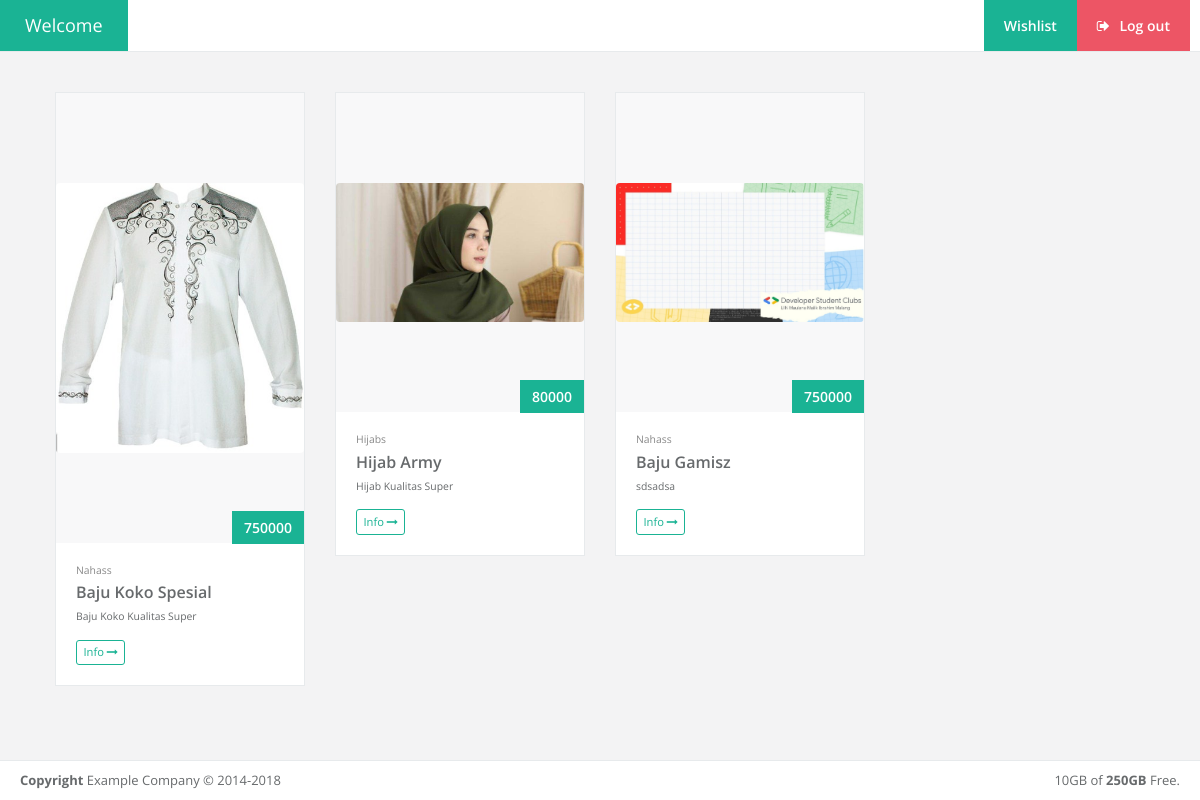
Page /views/product_grid.php on the committed database.
### tables this page shows
CREATE TABLE IF NOT EXISTS `barang` (
  `id` int(11) NOT NULL AUTO_INCREMENT,
  `nama_barang` varchar(150) NOT NULL DEFAULT '0',
  `id_tipe` int(11) NOT NULL DEFAULT '0',
  `harga` int(11) NOT NULL DEFAULT '0',
  `deskripsi` varchar(250) NOT NULL DEFAULT '0',
  `stok` int(11) DEFAULT NULL,
  PRIMARY KEY (`id`)
);

CREATE TABLE IF NOT EXISTS `gambar` (
  `id_barang` int(11) DEFAULT NULL,
  `foto` varchar(250) DEFAULT NULL
);

CREATE TABLE IF NOT EXISTS `tipe` (
  `id_tipe` int(11) NOT NULL AUTO_INCREMENT,
  `nama_tipe` varchar(50) DEFAULT NULL,
  PRIMARY KEY (`id_tipe`) USING BTREE
);

### views/product_grid.php (the view, shortened to what this page needs)
<?php
include "../config/koneksi.php";
$nama = $_SESSION['username'];
?>
<!DOCTYPE html>
<html>
<head>
    <link href="../css/bootstrap.min.css" rel="stylesheet">
    <link href="../font-awesome/css/font-awesome.css" rel="stylesheet">
    <link href="../css/animate.css" rel="stylesheet">
    <link href="../css/style.css" rel="stylesheet">
</head>
<body class="top-navigation">
    <div id="wrapper">
        <div id="page-wrapper" class="gray-bg">
            <div class="row border-bottom white-bg">
                <nav class="navbar navbar-expand-lg navbar-static-top" role="navigation">
                    <a href="#" class="navbar-brand">Welcome <?php echo $nama ?></a>
                    <div class="navbar-collapse collapse" id="navbar">
                        <ul class="nav navbar-top-links navbar-right">
                            <li>
                                <a href="wishlist_view.php" class="bg-primary text-white">
                                    Wishlist
                                </a>
                            </li>
                            <li>
                                <a href="../action/login_controller.php?op=out" class="bg-danger text-white">
                                    <i class="fa fa-sign-out"></i> Log out
                                </a>
                            </li>
                        </ul>
                    </div>
                </nav>
            </div>
            <div class="wrapper wrapper-content animated fadeInRight">
                <div class="row">
                    <?php
                    include '../config/koneksi.php';
                    $query = "select * from barang inner join tipe where barang.id_tipe = tipe.id_tipe";
                    $output = $koneksi->query($query);
                    while ($data = $output->fetch_array()) {
                        $idbarang = $data['id'];
                    ?>
                        <div class="col-md-3">
                            <div class="ibox">
                                <div class="ibox-content product-box">
                                    <div class="product-imitation">
                                        <?php
                                        $query1 = "select * from gambar where id_barang = '$idbarang'";
                                        $output1 = $koneksi->query($query1);
                                        $gambar = $output1->fetch_array(); ?>
                                        <img class="img-fluid rounded mx-auto d-block" src="../img/barang/<?php echo $gambar['foto'] ?>" alt="foto barang">
                                    </div>
                                    <div class="product-desc">
                                        <span class="product-price">
                                            <?php echo $data['harga'] ?>
                                        </span>
                                        <small class="text-muted"><?php echo $data['nama_tipe'] ?></small>
                                        <a href="#" class="product-name"> <?php echo $data['nama_barang'] ?></a>
                                        <div class="small m-t-xs">
                                            <?php echo $data['deskripsi'] ?>
                                        </div>
                                        <div class="m-t text-righ">
                                            <a href="product_detail_view.php?id=<?php echo $data['id'] ?>" class="btn btn-xs btn-outline btn-primary">Info <i class="fa fa-long-arrow-right"></i> </a>
                                        </div>
                                    </div>
                                </div>
                            </div>
                        </div>
                    <?php } ?>
                </div>
            </div>
            <div class="footer">
                <div class="float-right">
                    10GB of <strong>250GB</strong> Free.
                </div>
                <div>
                    <strong>Copyright</strong> Example Company &copy; 2014-2018
                </div>
            </div>
        </div>
    </div>
</body>
</html>

### config/koneksi.php (shortened to what this page needs)
<html>
<head>
</head>
<body>
</body>
</html>

### rows in the picture
barang: gambar.foto (picture), harga "750000", id_tipe.nama_tipe "Nahass", nama_barang "Baju Koko Spesial", deskripsi "Baju Koko Kualitas Super"
barang: gambar.foto (picture), harga "80000", id_tipe.nama_tipe "Hijabs", nama_barang "Hijab Army", deskripsi "Hijab Kualitas Super"
barang: gambar.foto (picture), harga "750000", id_tipe.nama_tipe "Nahass", nama_barang "Baju Gamisz", deskripsi "sdsadsa"
